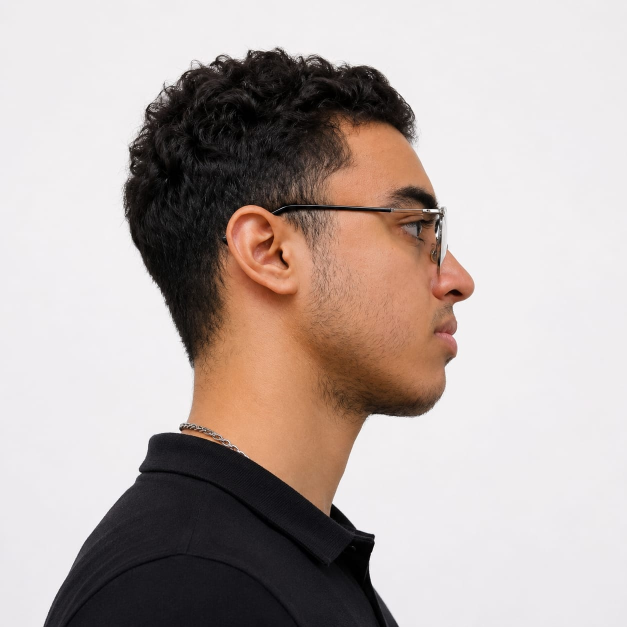
#> input picture assets/source/thiago-hero.jpg, 1254 x 1254 px (shown at 1/2 size)
$ python create-hero-art.py
#> lines starting #> are read from the running program, lines starting #| are printed output that depends on the picture; after the words box and inside, x2 and y2 are one past the last pixel; in counts of white or black regions, pixels touching at a corner belong together
"""Produce the Metapholio hero plate from Thiago's supplied photograph.

Requires Pillow + numpy, only at asset-authoring time. No model/generated face.
Run from project root: python scripts/create-hero-art.py
The mask follows image pixels, never a polygon approximation of the subject.
"""
from pathlib import Path
import numpy as np
from PIL import Image, ImageDraw, ImageFilter, ImageOps, ImageEnhance

root = Path(__file__).resolve().parents[1]
source = root / 'assets/source/thiago-hero.jpg'
out = root / 'public/images'
out.mkdir(parents=True, exist_ok=True)
photo = ImageOps.exif_transpose(Image.open(source)).convert('RGB')
#> photo is the input picture: PIL image 1254x1254 RGB; mean R, G, B 183.7, 172, 167.8
rgb = np.asarray(photo).astype(np.float32)

# Only neutral, bright pixels connected to the outside belong to the backdrop.
# This preserves enclosed whites in the glasses, eyes and highlights.
neutral = ((rgb.min(axis=2) > 184) & (np.ptp(rgb, axis=2) < 25))
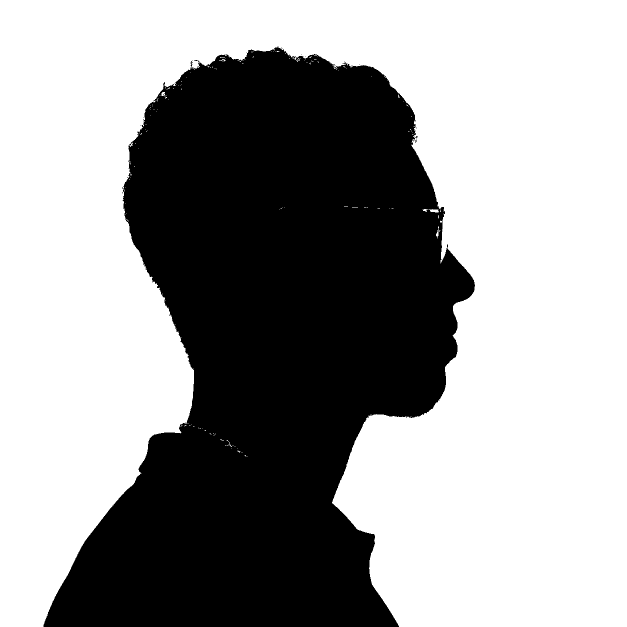
#> neutral: shape (1254, 1254) bool (shown at 1/2 size); 60.9% white; 18 black regions (17 under 20 px), largest, box (x1, y1, x2, y2) and area: (87, 93, 950, 1254) 614072
background = Image.fromarray((neutral * 255).astype('uint8')).copy()
w, h = background.size
#> w = 1254; h = 1254
for seed in [(0,0), (w-1,0), (0,h-1), (w-1,h-1)]:
    if background.getpixel(seed) == 255:
        ImageDraw.floodfill(background, seed, 128, thresh=0)
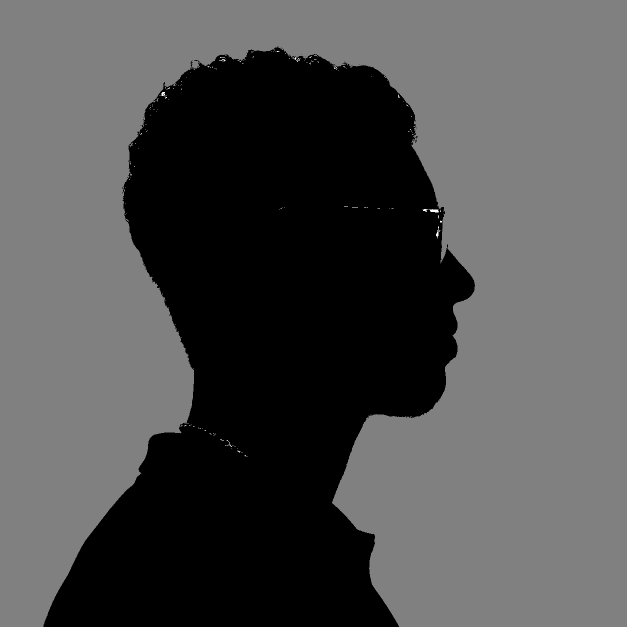
#> background: PIL image 1254x1254 L (shown at 1/2 size); min 0, max 255, mean 78.1
outside = np.asarray(background) == 128
#> outside: shape (1254, 1254) bool; 60.9% white; 17 black regions (16 under 20 px), largest, box (x1, y1, x2, y2) and area: (87, 93, 950, 1254) 614868
if not .1 < outside.mean() < .9:
    raise ValueError('Backdrop segmentation failed; inspect source before exporting.')
mask = Image.fromarray(np.where(outside, 0, 255).astype('uint8'))
mask = mask.filter(ImageFilter.MinFilter(3)).filter(ImageFilter.GaussianBlur(.6))
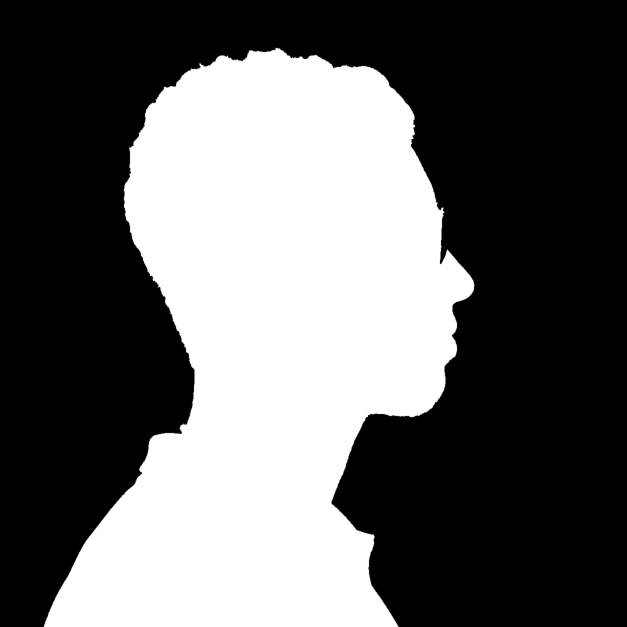
#> mask: PIL image 1254x1254 L (shown at 1/2 size); min 0, max 255, mean 98.9

# Preserve photographic features; translate the actual tonal structure to inks.
sharp = photo.filter(ImageFilter.UnsharpMask(radius=1.4, percent=120, threshold=3))
gray = ImageEnhance.Contrast(ImageOps.grayscale(sharp)).enhance(1.12)
continuous = np.asarray(gray).astype(np.float32)
soft = np.asarray(gray.filter(ImageFilter.GaussianBlur(.7))).astype(np.float32)
# Restrained quantization provides print-shaped tone bands without erasing detail.
tone = np.clip(.62 * continuous + .38 * (np.round(soft / 24) * 24), 0, 255)
positions = [0, 42, 92, 139, 180, 219, 255]
inks = np.array([[9,24,28],[15,39,44],[30,78,81],[101,160,156],
                 [191,219,201],[244,243,233],[250,249,241]], dtype=float)
colored = np.stack([np.interp(tone, positions, inks[:,i]) for i in range(3)], axis=-1)

# A fine print screen in real midtones, not an invented noise backdrop.
y, x = np.indices(tone.shape)
spacing = 5.0
u = (x * .866 + y * .5) % spacing - spacing/2
v = (-x * .5 + y * .866) % spacing - spacing/2
midtones = np.clip(1 - np.abs(tone - 138)/90, 0, 1)
screen = (u*u + v*v < .82**2) * midtones * .21
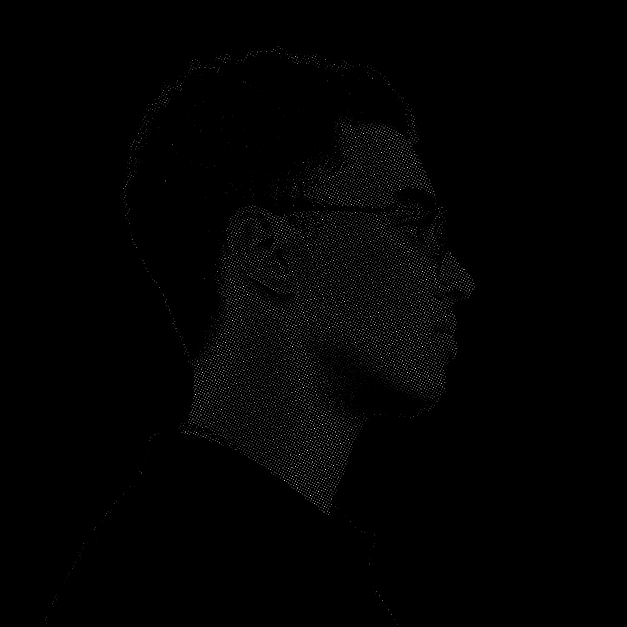
#> screen: shape (1254, 1254) float32 (shown at 1/2 size); min 0, max 0.21, mean 0.00208; drawn with min black and max white
colored *= 1 - screen[...,None]
plate = Image.fromarray(np.clip(colored,0,255).astype('uint8')).convert('RGBA')
plate.putalpha(mask)

# Narrow paper contour and offset magenta registration follow the SAME real mask.
pad = 32
size = (w + pad*2, h + pad*2)
#> size = (1318, 1318)
canvas = Image.new('RGBA', size)
#> canvas: PIL image 1318x1318 RGBA; every value is 0
registration = Image.new('RGBA', (w,h), '#ff3461')
registration.putalpha(mask.filter(ImageFilter.MaxFilter(11)))
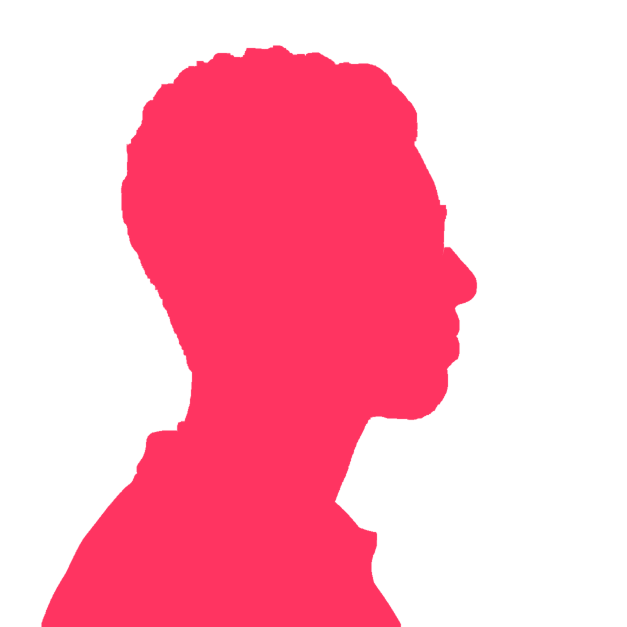
#> registration: PIL image 1254x1254 RGBA (shown at 1/2 size); mean R, G, B, A 255, 52, 97, 102.3; transparent parts drawn white
canvas.alpha_composite(registration, (pad-8,pad+9))
paper = Image.new('RGBA', (w,h), '#f4f3e9')
paper.putalpha(mask.filter(ImageFilter.MaxFilter(5)))
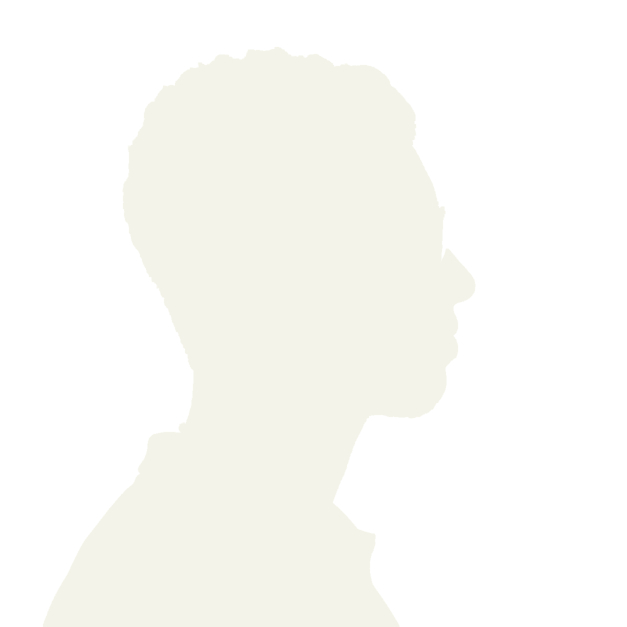
#> paper: PIL image 1254x1254 RGBA (shown at 1/2 size); mean R, G, B, A 244, 243, 233, 100.3; transparent parts drawn white
canvas.alpha_composite(paper, (pad,pad))
canvas.alpha_composite(plate, (pad,pad))
canvas.save(out / 'thiago-hero-art.webp', quality=91, method=6)

# Save diagnostic composites outside the shipping asset directory.
review = root / '.impeccable/review'
review.mkdir(parents=True, exist_ok=True)
for name, ground in [('light','#f4f3e9'),('dark','#101c20')]:
    proof = Image.new('RGBA', canvas.size, ground)
    proof.alpha_composite(canvas)
    proof.convert('RGB').resize((659,659)).save(review / f'hero-cutout-{name}.jpg', quality=90)
#> this loop made 2 passes
#> pass 2, `proof.convert('RGB').resize((659,659)).save(review / f'hero-cutout-{na..`:
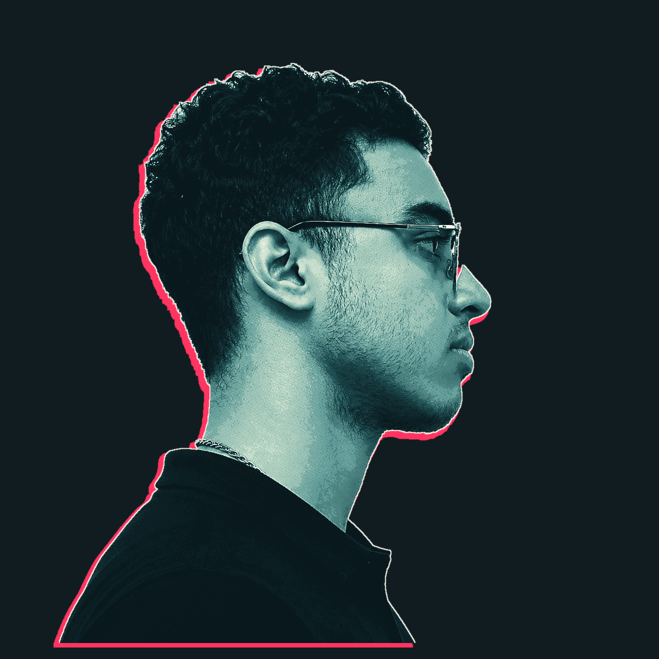
#> saved as hero-cutout-dark.jpg: PIL image 659x659 RGB; mean R, G, B 32.8, 48.1, 51.1
print(f'Generated {out / "thiago-hero-art.webp"}; genuine alpha matte, original features preserved.')
